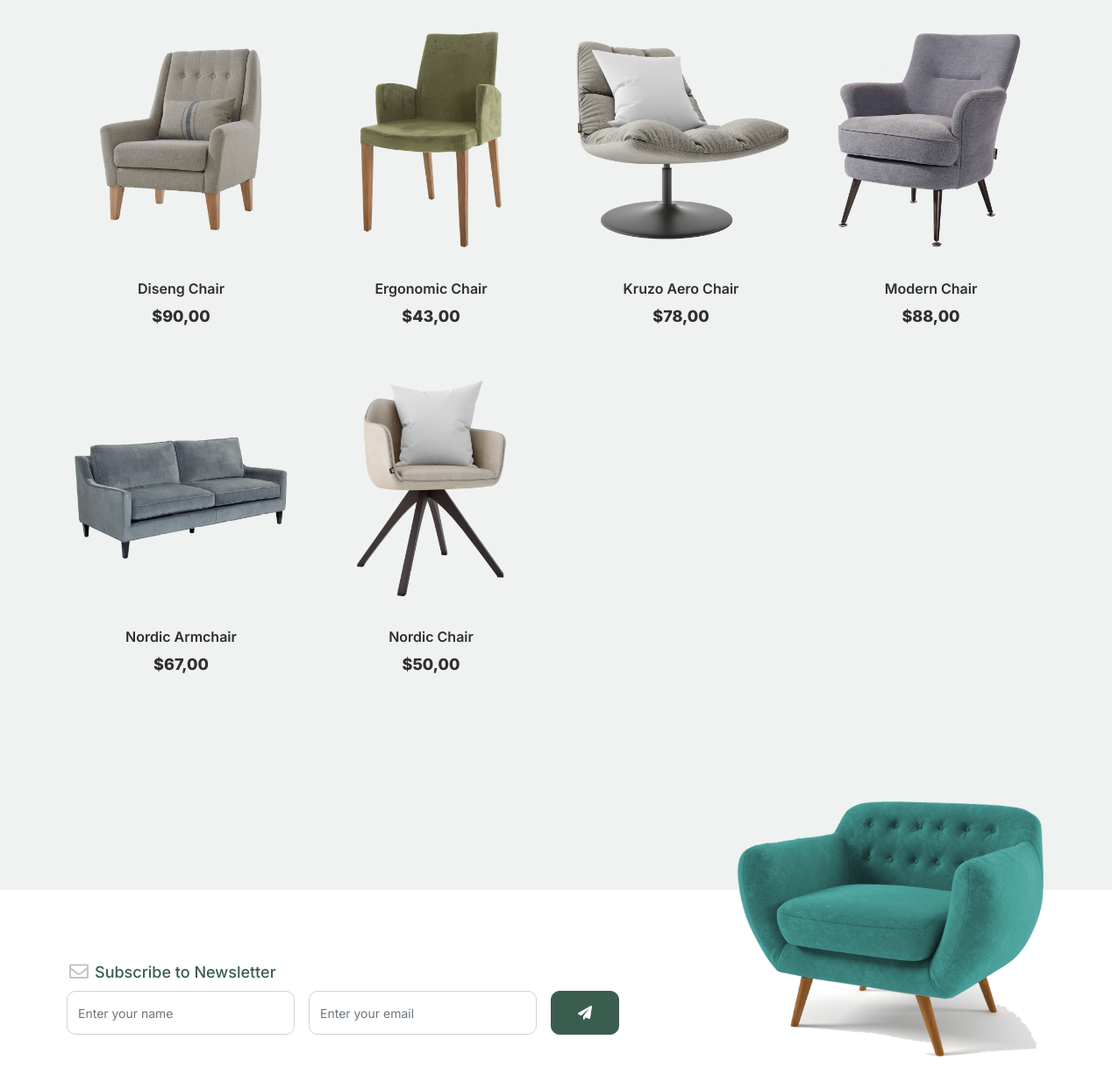
Page /shop/ (middle part) on the earlier database version.
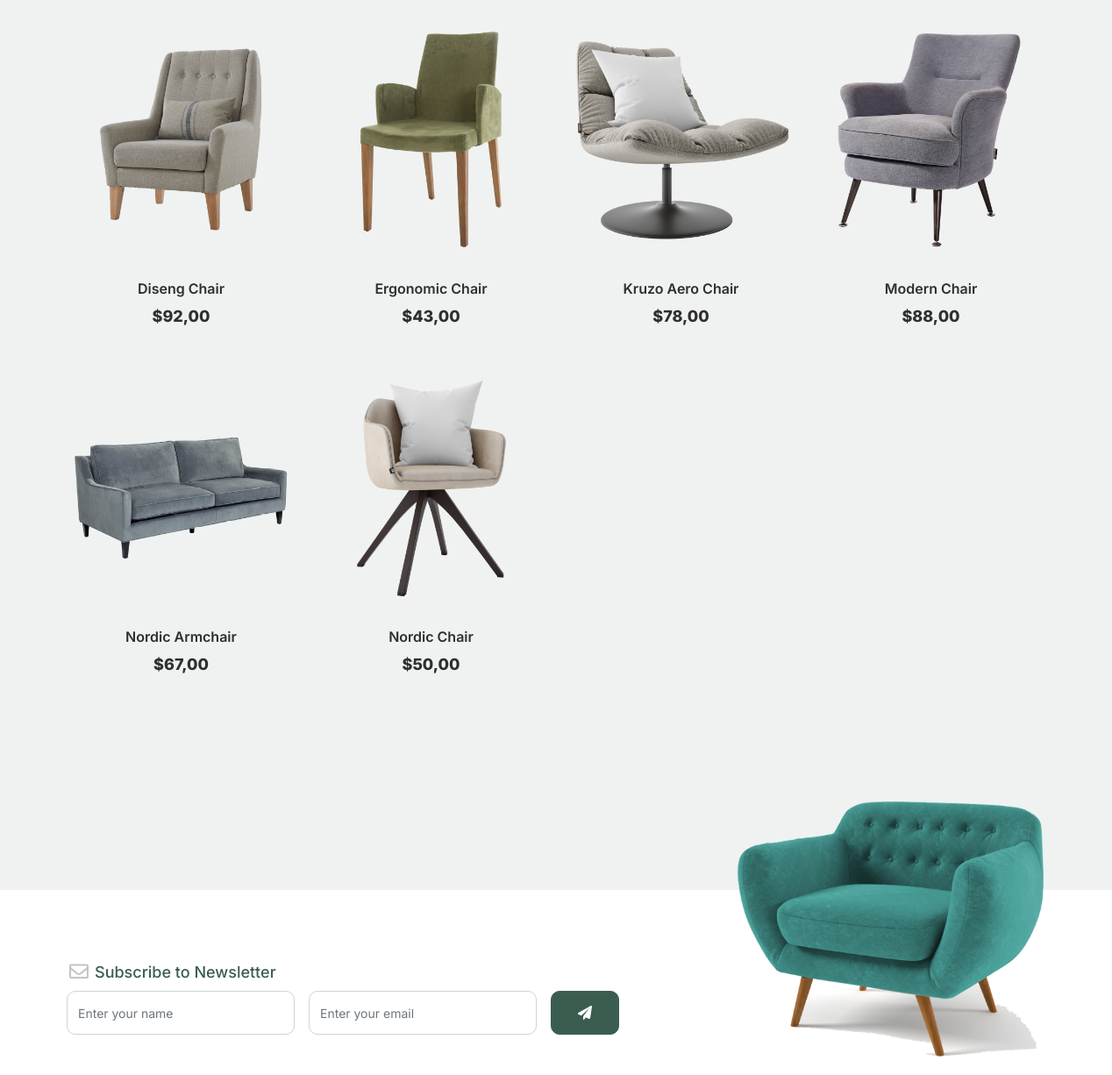
Same page on the later database version.
### models/models.py (models this page shows, shortened)
class Product(models.Model):
    name = models.CharField(max_length=100)
    price = models.DecimalField(max_digits=5, decimal_places=2)
    stock = models.IntegerField()
    category = models.CharField(max_length=100, default="")
    image_url = models.CharField(max_length=2083, default="")
    class Meta:
        verbose_name_plural = "Products"
        verbose_name = "Product"
        ordering = ["name"]

### models/views.py (the view)
# urls.py: path("shop/", shop, name="shop"),
def shop(request):
    search = request.GET.get("search")
    if search:
        context = {"products": Product.objects.filter(name__contains=search)}
    else:
        context = {"products": Product.objects.all()}
    return render(request, "shop.html", context)

### models/templates/shop.html (shortened to what this page needs)
{% extends 'index.html' %}
{% block static %}
	{% load static %}
{% endblock static %}
{% block content %}
	<div class="untree_co-section product-section before-footer-section">
	  <div class="container">
	    <div class="row">
			  {% for product in products %}
			    <div class="col-12 col-md-4 col-lg-3 mb-5 mb-md-0">
			  	  <a class="product-item" href="cart.html">
			  	    <img
			  	  	src="{% static 'images/'|add:product.image_url %}"
			  	  	class="img-fluid product-thumbnail"
			  	    />
			  	    <h3 class="product-title">{{product.name}}</h3>
			  	    <strong class="product-price">${{product.price}}</strong>
			  	  </a>
			    </div>
			  {% endfor %}
	    </div>
	  </div>
	</div>
{% endblock content %}

Differences in the rows shown:
changed Product "Diseng Chair": price "90,00" → "92,00"
